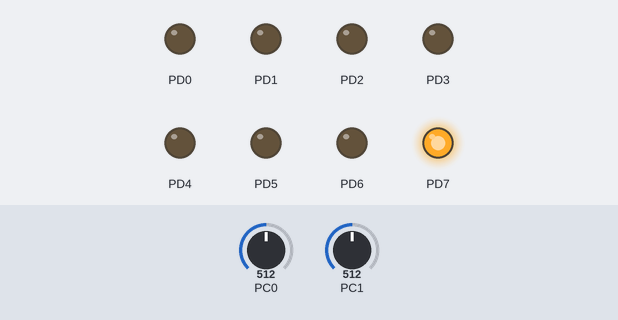
The program below on a simulated ATmega328P, built with avr-gcc and emulated at 16 MHz (the files do not name the chip). Shown: output pins drawn as LEDs (lit = HIGH). Dashed ring = blinking. The test bench sets the inputs (shaded band); at power-on: PC0 = 512, PC1 = 512.

Above: at 1.2 s.
1.3 s: PC0 set to 516
At 1.45 s:
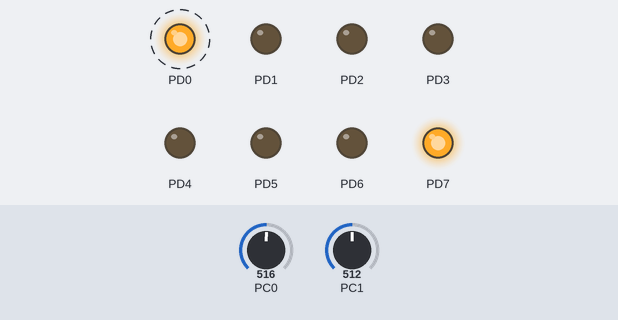
4.3 s: PC1 set to 516
At 4.8 s:
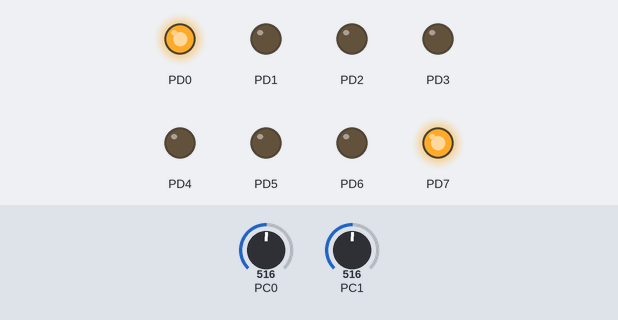
5.8 s: PC0 set to 511
At 6.05 s:
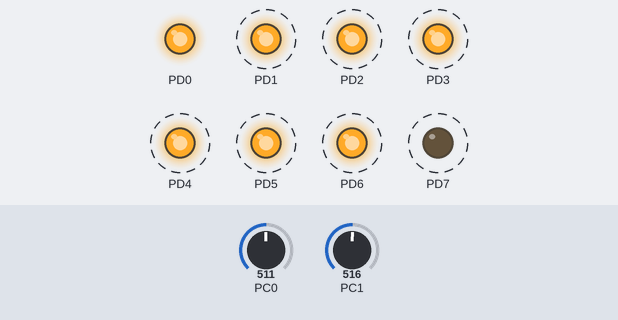
8.8 s: PC1 set to 716
At 8.95 s:
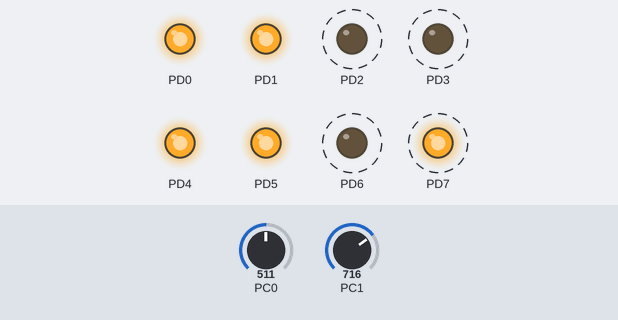
11.8 s: PC1 set to 720
At 12.06 s:
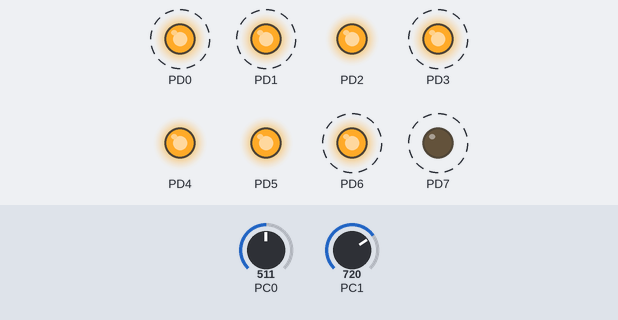
14.8 s: PC0 set to 306
At 14.96 s:
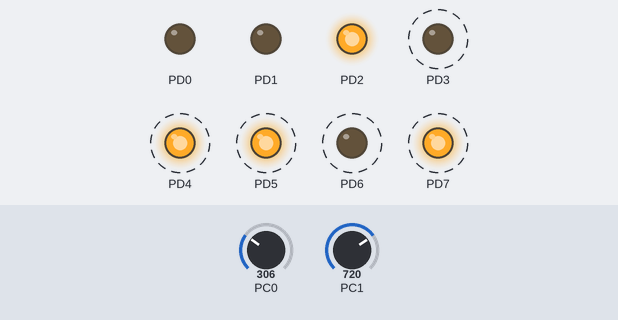
Timing chart, 0 to 18.8 s (numbered marks = the images above; inputs shaded):
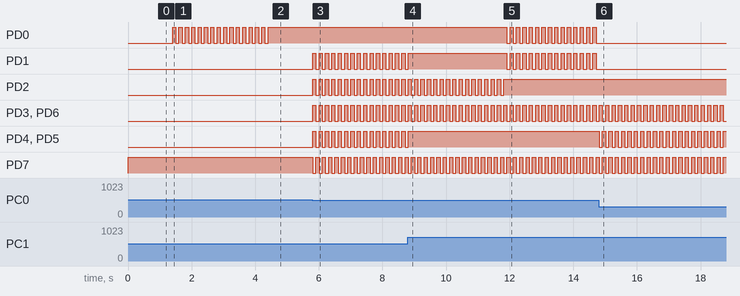

The program:

main.c
```c
#define F_CPU 16000000UL
#include <avr/io.h>
#include <util/delay.h>

//Definições de macros - empregadas para o trabalho com bits
#define set_bit(Y,bit_x) (Y|=(1<<bit_x)) //ativa o bit x da variável
#define clr_bit(Y,bit_x) (Y&=~(1<<bit_x)) //limpa o bit x da variável
#define tst_bit(Y,bit_x) (Y&(1<<bit_x)) //testa o bit x da variável
#define cpl_bit(Y,bit_x) (Y^=(1<<bit_x)) //troca o estado do bit x


void ADC_Init() {
    set_bit(ADMUX,REFS0);                       // Referência de tensão AVcc
    ADCSRA=0B10001111;                          // Habilita ADC e configura prescaler para 128 (16MHz/128 = 125kHz)
}

uint16_t ADC_Read(uint8_t channel) {
    ADMUX = (ADMUX & 0xF8) | (channel & 0x07); // Seleciona o canal ADC setando nos 4 bits menos significativos do ADMUX
    set_bit(ADCSRA,ADSC);                      // Inicia a conversão
    while(tst_bit(ADCSRA,ADSC));           // Aguarda o fim da conversão
    return ADC;                                // Retorna o valor convertido
}

int main(void) {
    DDRD = 0xFF; // Configura PORTD como saída
    ADC_Init();

    while(1) {
        uint16_t adc_value0 = ADC_Read(0); // Lê o valor do ADC0
        uint16_t adc_value1 = ADC_Read(1); // Lê o valor do ADC1

        PORTD = adc_value0 >> 2; // Envia o valor de ADC0 para PORTD
        _delay_ms(100); // Delay simples
        PORTD = adc_value1 >> 2; // Envia o valor de ADC1 para PORTD
        _delay_ms(100); // Delay simples
    }
}
```

Measured:
- the behaviour switches between 515 and 516 on PC0 (found by bisection; images 0 and 1)
- the behaviour switches between 515 and 516 on PC1 (found by bisection; images 1 and 2)
- the behaviour switches between 719 and 720 on PC1 (found by bisection; images 4 and 5)
- after the input at 1.3 s, PD0: alternates HIGH for 0.10 s and LOW for 0.10 s, starting after 0.10 s
- after the input at 4.3 s, PD0: goes on until 4.4 s, then stays HIGH
- after the input at 5.8 s, PD1–7: alternates HIGH for 0.10 s and LOW for 0.10 s, starting at once
- after the input at 8.8 s, PD1, PD4, PD5: goes on until 8.8 s, then stays HIGH
- after the input at 11.8 s, PD0, PD1: alternates HIGH for 0.10 s and LOW for 0.10 s, starting after 0.11 s; PD2: goes on until 11.8 s, then stays HIGH
- after the input at 14.8 s, PD0, PD1: stops changing and stays LOW; PD4, PD5: alternates HIGH for 0.10 s and LOW for 0.10 s, starting at once
